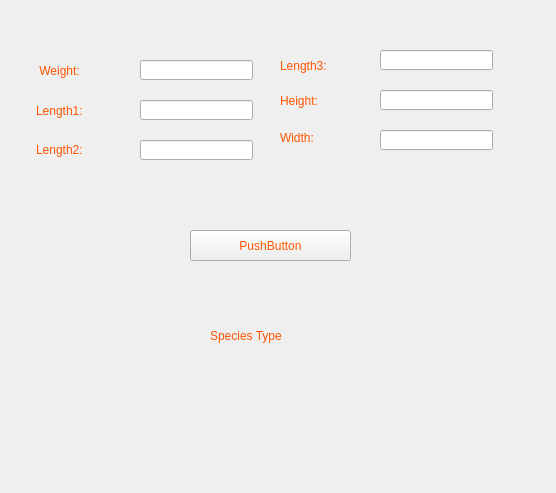
<?xml version="1.0" encoding="UTF-8"?>
<ui version="4.0">
 <class>Form</class>
 <widget class="QWidget" name="Form">
  <property name="geometry">
   <rect>
    <x>0</x>
    <y>0</y>
    <width>556</width>
    <height>493</height>
   </rect>
  </property>
  <property name="windowTitle">
   <string>Form</string>
  </property>
  <property name="styleSheet">
   <string notr="true">font: 16pt &quot;MS Shell Dlg 2&quot;;
color:rgb(255, 85, 0)</string>
  </property>
  <widget class="QLabel" name="label">
   <property name="geometry">
    <rect>
     <x>36</x>
     <y>60</y>
     <width>91</width>
     <height>21</height>
    </rect>
   </property>
   <property name="text">
    <string> Weight:</string>
   </property>
  </widget>
  <widget class="QLabel" name="label_2">
   <property name="geometry">
    <rect>
     <x>36</x>
     <y>100</y>
     <width>91</width>
     <height>21</height>
    </rect>
   </property>
   <property name="text">
    <string>Length1:</string>
   </property>
  </widget>
  <widget class="QLabel" name="label_3">
   <property name="geometry">
    <rect>
     <x>36</x>
     <y>140</y>
     <width>91</width>
     <height>20</height>
    </rect>
   </property>
   <property name="text">
    <string>Length2:</string>
   </property>
  </widget>
  <widget class="QLabel" name="label_4">
   <property name="geometry">
    <rect>
     <x>280</x>
     <y>50</y>
     <width>81</width>
     <height>31</height>
    </rect>
   </property>
   <property name="text">
    <string>Length3:</string>
   </property>
  </widget>
  <widget class="QLabel" name="label_5">
   <property name="geometry">
    <rect>
     <x>280</x>
     <y>90</y>
     <width>71</width>
     <height>21</height>
    </rect>
   </property>
   <property name="text">
    <string>Height:</string>
   </property>
  </widget>
  <widget class="QLabel" name="label_6">
   <property name="geometry">
    <rect>
     <x>280</x>
     <y>130</y>
     <width>81</width>
     <height>16</height>
    </rect>
   </property>
   <property name="text">
    <string>Width:</string>
   </property>
  </widget>
  <widget class="QLabel" name="label_7">
   <property name="geometry">
    <rect>
     <x>210</x>
     <y>290</y>
     <width>151</width>
     <height>91</height>
    </rect>
   </property>
   <property name="text">
    <string>Species Type</string>
   </property>
  </widget>
  <widget class="QPushButton" name="pushButton">
   <property name="geometry">
    <rect>
     <x>190</x>
     <y>230</y>
     <width>161</width>
     <height>31</height>
    </rect>
   </property>
   <property name="text">
    <string>PushButton</string>
   </property>
  </widget>
  <widget class="QLineEdit" name="lineEdit">
   <property name="geometry">
    <rect>
     <x>140</x>
     <y>60</y>
     <width>113</width>
     <height>20</height>
    </rect>
   </property>
  </widget>
  <widget class="QLineEdit" name="lineEdit_2">
   <property name="geometry">
    <rect>
     <x>140</x>
     <y>100</y>
     <width>113</width>
     <height>20</height>
    </rect>
   </property>
  </widget>
  <widget class="QLineEdit" name="lineEdit_3">
   <property name="geometry">
    <rect>
     <x>140</x>
     <y>140</y>
     <width>113</width>
     <height>20</height>
    </rect>
   </property>
  </widget>
  <widget class="QLineEdit" name="lineEdit_4">
   <property name="geometry">
    <rect>
     <x>380</x>
     <y>50</y>
     <width>113</width>
     <height>20</height>
    </rect>
   </property>
  </widget>
  <widget class="QLineEdit" name="lineEdit_5">
   <property name="geometry">
    <rect>
     <x>380</x>
     <y>90</y>
     <width>113</width>
     <height>20</height>
    </rect>
   </property>
  </widget>
  <widget class="QLineEdit" name="lineEdit_6">
   <property name="geometry">
    <rect>
     <x>380</x>
     <y>130</y>
     <width>113</width>
     <height>20</height>
    </rect>
   </property>
  </widget>
 </widget>
 <resources/>
 <connections/>
</ui>
